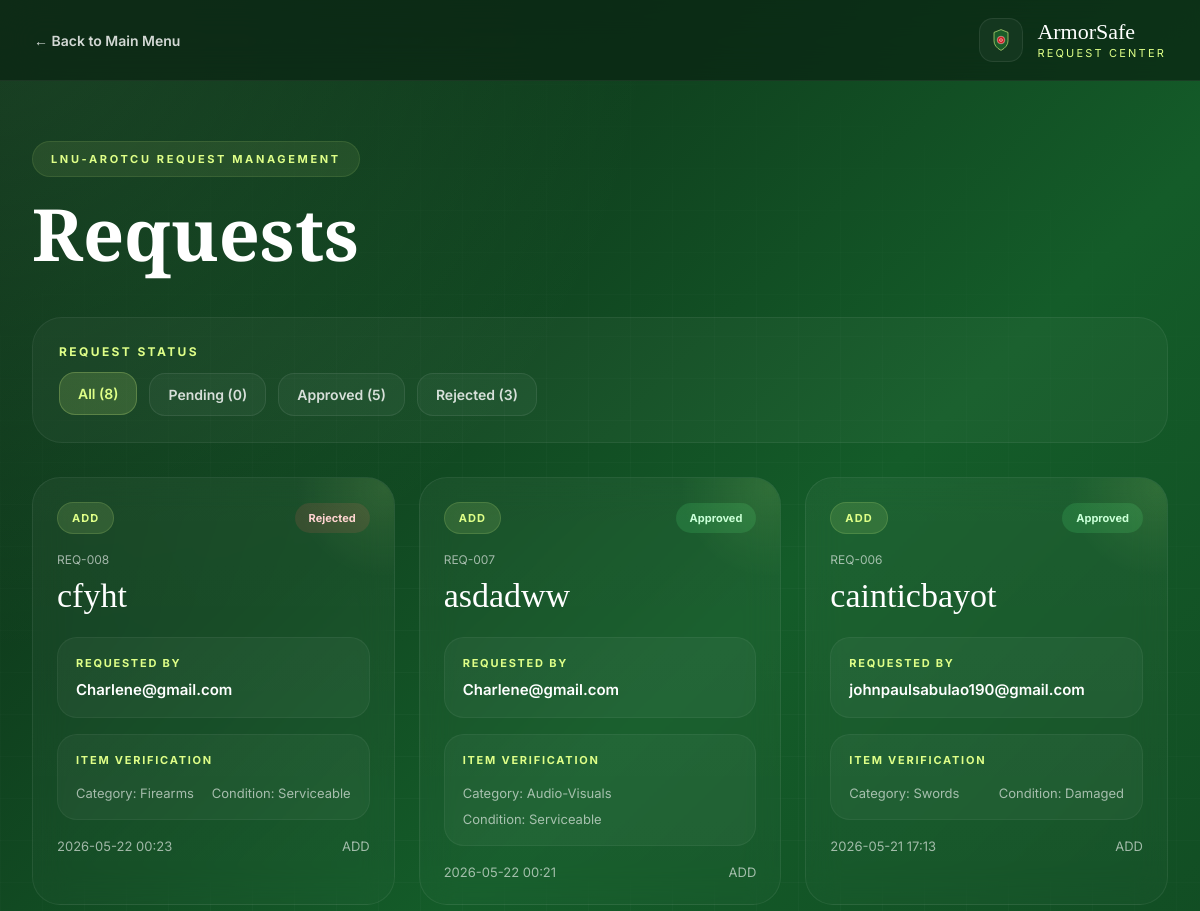
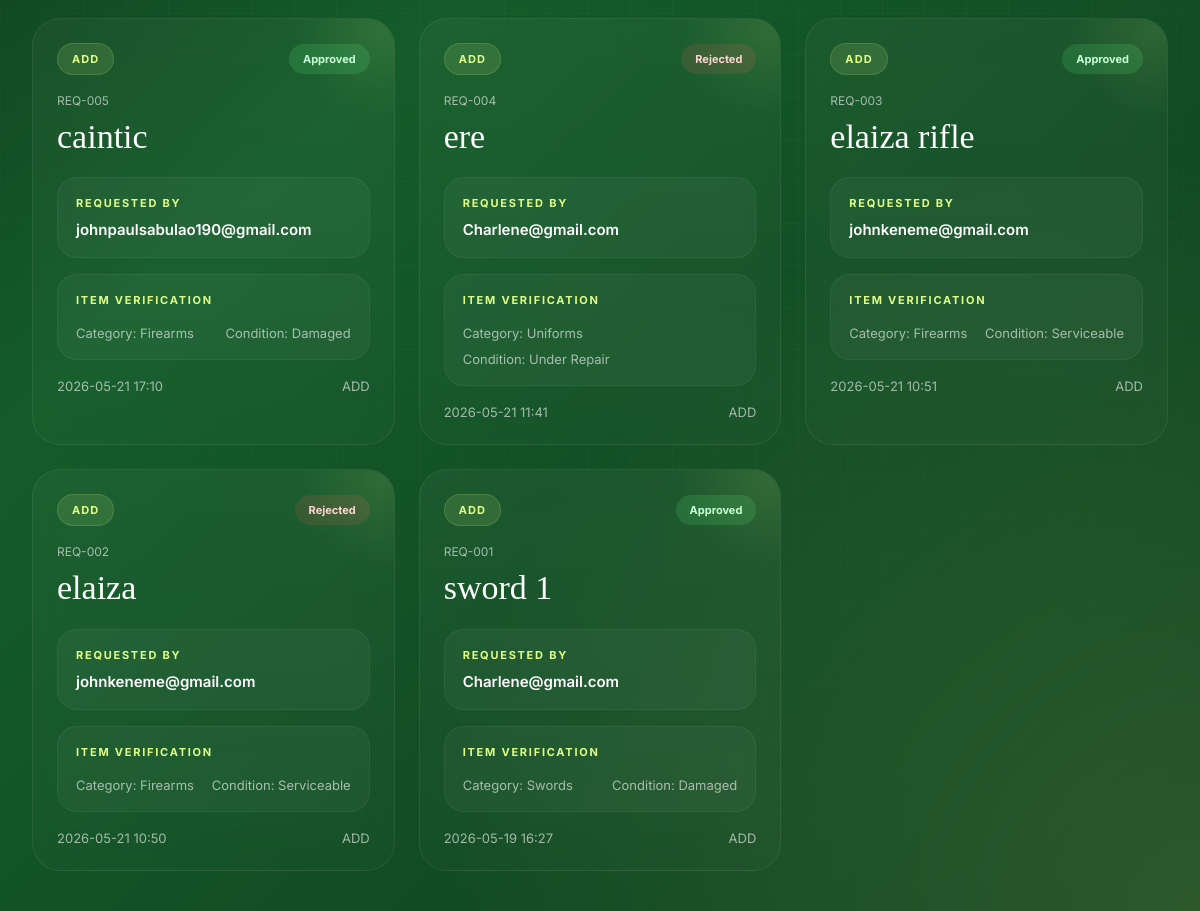
Screenshot of /requests (signed in) with the database file from the repository (2 pictures, top to bottom).
### tables this page shows
CREATE TABLE add_requests(
        id INTEGER PRIMARY KEY AUTOINCREMENT,
        user_id INTEGER,
        name TEXT,
        category TEXT,
        condition TEXT,
        status TEXT,
        date TEXT
    );

CREATE TABLE users(
        id INTEGER PRIMARY KEY AUTOINCREMENT,
        full_name TEXT,
        age INTEGER,
        rotc_class TEXT,
        gender TEXT,
        date_of_birth TEXT,
        course TEXT,
        contact_number TEXT,
        email TEXT UNIQUE,
        username TEXT UNIQUE,
        password TEXT,
        role TEXT,
        last_login TEXT
    );

### app.py (the view)
@app.route('/requests')
def requests_page():
    if session.get('role') != 'admin':
        return "Access Denied"
    conn = get_db_connection()
    cursor = conn.cursor()
    all_requests = []
    cursor.execute("""
        SELECT
            requests.id,
            requests.item_id,
            requests.user_id,
            requests.requested_condition,
            requests.reason,
            requests.status,
            requests.date,
            users.email,
            items.name,
            items.condition,
            'UPDATE'
        FROM requests
        JOIN items ON requests.item_id = items.id
        JOIN users ON requests.user_id = users.id
        ORDER BY requests.id DESC
    """)
    all_requests.extend(cursor.fetchall())
    cursor.execute("""
        SELECT
            add_requests.id,
            NULL,
            add_requests.user_id,
            add_requests.condition,
            add_requests.category,
            add_requests.status,
            add_requests.date,
            users.email,
            add_requests.name,
            'New Item',
            'ADD'
        FROM add_requests
        JOIN users ON add_requests.user_id = users.id
        ORDER BY add_requests.id DESC
    """)
    all_requests.extend(cursor.fetchall())
    cursor.execute("""
        SELECT
            delete_requests.id,
            delete_requests.item_id,
            delete_requests.user_id,
            'DELETE',
            delete_requests.reason,
            delete_requests.status,
            delete_requests.date,
            users.email,
            items.name,
            items.condition,
            'DELETE'
        FROM delete_requests
        JOIN items ON delete_requests.item_id = items.id
        JOIN users ON delete_requests.user_id = users.id
        ORDER BY delete_requests.id DESC
    """)
    all_requests.extend(cursor.fetchall())
    conn.close()
    return render_template("requests.html", requests=all_requests)

### app.py (called while the page is built)
def get_db_connection():
    conn = sqlite3.connect('database.db', timeout=30)
    conn.execute("PRAGMA journal_mode=WAL")
    return conn

### templates/requests.html (shortened to what this page needs)
<!DOCTYPE html>
<html lang="en">
<head>
</head>
<body>
<div class="bg-grid"></div>
<div class="page">
<div class="topbar">
<a href="/dashboard" class="back-link">
← Back to Main Menu
</a>
<div class="brand">
<div class="logo-box">
</div>
<div class="brand-text">
<div class="brand-title">ArmorSafe</div>
<div class="brand-sub">Request Center</div>
</div>
</div>
</div>
<div class="hero">
<div class="hero-inner">
<div class="page-tag">
LNU-AROTCU REQUEST MANAGEMENT
</div>
<div class="hero-row">
<div class="hero-left">
<h1>
Requests
</h1>
</div>
</div>
</div>
</div>
<div class="filter-wrapper">
<div class="filter-card">
<div class="filter-group">
<div class="filter-label">
Request Status
</div>
<div class="chip-row">
{% set status_filter = request.args.get('status', '') %}
{% set pending_count = requests | selectattr('5', 'equalto', 'Pending') | list | length %}
{% set approved_count = requests | selectattr('5', 'equalto', 'Approved') | list | length %}
{% set rejected_count = requests | selectattr('5', 'equalto', 'Rejected') | list | length %}
{% set filtered = requests | selectattr('5','equalto',status_filter) | list if status_filter else requests %}
<a href="?status="
class="chip {% if status_filter=='' %}active{% endif %}">
All ({{ requests|length }})
</a>
<a href="?status=Pending"
class="chip {% if status_filter=='Pending' %}active{% endif %}">
Pending ({{ pending_count }})
</a>
<a href="?status=Approved"
class="chip {% if status_filter=='Approved' %}active{% endif %}">
Approved ({{ approved_count }})
</a>
<a href="?status=Rejected"
class="chip {% if status_filter=='Rejected' %}active{% endif %}">
Rejected ({{ rejected_count }})
</a>
</div>
</div>
</div>
</div>
{% if filtered %}
<div class="requests-list">
{% for r in filtered %}
{% set status_lower = r[5]|lower %}
<div class="request-card">
<div class="card-top">
<div class="card-glow"></div>
<div class="card-header">
<div class="req-type">
{{ r[10] }}
</div>
<div class="status-badge {{ status_lower }}">
{{ r[5] }}
</div>
</div>
<div class="req-id">
REQ-{{ '%03d'|format(r[0]) }}
</div>
<div class="item-title">
{{ r[8] }}
</div>
<div class="info-box">
<div class="info-label">
Requested By
</div>
<div class="info-value">
{{ r[7] }}
</div>
</div>
{% if r[10] == 'ADD' %}
<div class="info-box">
<div class="info-label">
Item Verification
</div>
<div class="meta-row">
<span>Category: {{ r[4] }}</span>
<span>Condition: {{ r[3] }}</span>
</div>
</div>
{% endif %}
<div class="meta-row">
<span>
{{ r[6] }}
</span>
<span>
{{ r[10] }}
</span>
</div>
</div>
</div>
{% endfor %}
</div>
{% endif %}
</div>
</body>
</html>

### rows the page displays
add_requests: r "ADD", status "Rejected", id "008", name "cfyht", email "Charlene@gmail.com", category "Firearms", condition "Serviceable", date "2026-05-22 00:23"
add_requests: r "ADD", status "Approved", id "007", name "asdadww", email "Charlene@gmail.com", category "Audio-Visuals", condition "Serviceable", date "2026-05-22 00:21"
add_requests: r "ADD", status "Approved", id "006", name "cainticbayot", email "johnpaulsabulao190@gmail.com", category "Swords", condition "Damaged", date "2026-05-21 17:13"
add_requests: r "ADD", status "Approved", id "005", name "caintic", email "johnpaulsabulao190@gmail.com", category "Firearms", condition "Damaged", date "2026-05-21 17:10"
add_requests: r "ADD", status "Rejected", id "004", name "ere", email "Charlene@gmail.com", category "Uniforms", condition "Under Repair", date "2026-05-21 11:41"
add_requests: r "ADD", status "Approved", id "003", name "elaiza rifle", email "johnkeneme@gmail.com", category "Firearms", condition "Serviceable", date "2026-05-21 10:51"
add_requests: r "ADD", status "Rejected", id "002", name "elaiza", email "johnkeneme@gmail.com", category "Firearms", condition "Serviceable", date "2026-05-21 10:50"
add_requests: r "ADD", status "Approved", id "001", name "sword 1", email "Charlene@gmail.com", category "Swords", condition "Damaged", date "2026-05-19 16:27"

### other values shown
{{ requests|length }} "8"
{{ pending_count }} "0"
{{ approved_count }} "5"
{{ rejected_count }} "3"
